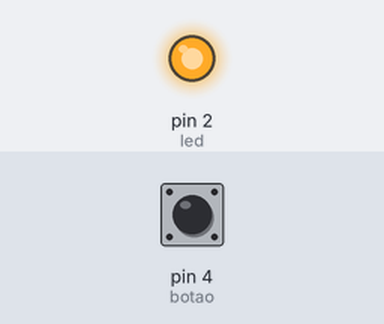
Simulated run of this sketch. Board: Arduino Uno, built with avr-gcc and run on an emulated ATmega328P. Parts: output pins drawn as LEDs (lit = HIGH). The inputs (shaded band) are chosen by the test bench; at power-on: pin 4 (botao) LOW.

Above: at 1.2 s.
1.3 s: pin 4 (botao) pulled HIGH for 0.15 s
At 1.37 s:
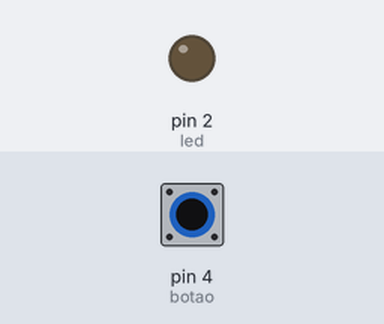
2.9 s: pin 4 (botao) pulled HIGH for 3.2 s
At 6.8 s:
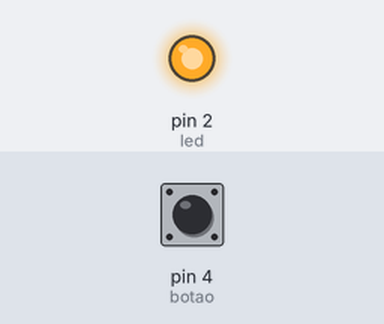
Timing chart, 0 to 8.3 s (numbered marks = the images above; inputs shaded):
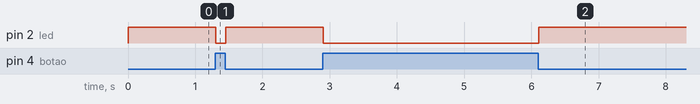

The sketch:

codigo.ino
```cpp
const int led = 2;
const int botao = 4;

int valor = botao;

void setup()
{
  pinMode(botao, INPUT);
  pinMode(led, OUTPUT);
}

void loop()
{
  valor = digitalRead(botao);

  if (valor){
  digitalWrite(led, LOW);
  }else{
  digitalWrite(led, HIGH);
  }
  delay(10);
}
```

Measured:
- after the input at 1.3 s, pin 2 (led): HIGH → LOW at once, → HIGH 0.15 s later
- after the input at 2.9 s, pin 2 (led): HIGH → LOW at once, → HIGH 3.2 s later
